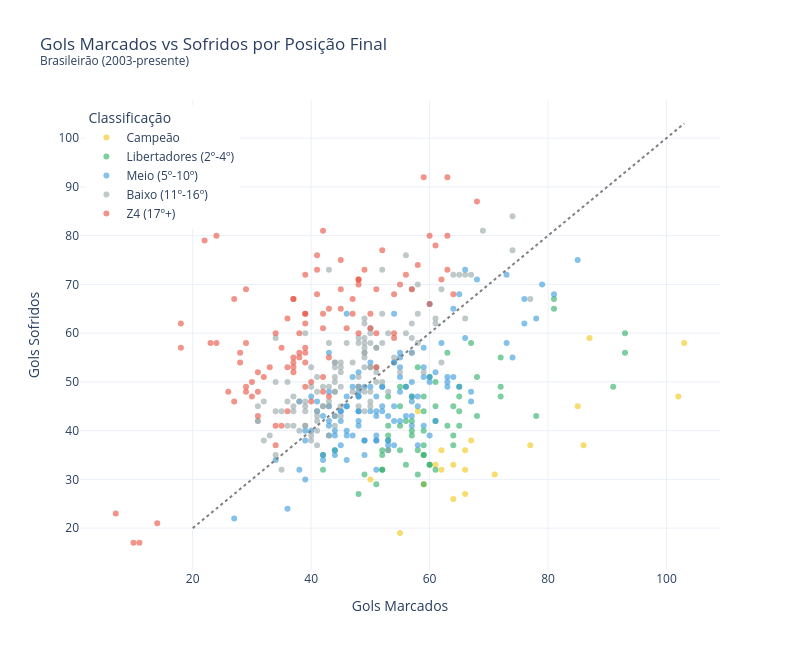

Here is the notebook cell this chart was saved with:
### Code cell
# SCATTER: Gols marcados vs sofridos colorido por posição
todos = []
for ano in sorted(df['ano'].unique()):
    df_s = df[df['ano'] == ano]
    if df_s['rodata'].max() < 30: continue
    classif = classificacao_completa(df_s)
    for c in classif:
        c['ano'] = ano
        c['time'] = c.pop(' time')
    todos.extend(classif)

df_all = pd.DataFrame(todos)

# Faixa de posição
def faixa(p):
    if p == 1: return 'Campe\u00e3o'
    elif p <= 4: return 'Libertadores (2\u00ba-4\u00ba)'
    elif p <= 10: return 'Meio (5\u00ba-10\u00ba)'
    elif p <= 16: return 'Baixo (11\u00ba-16\u00ba)'
    else: return 'Z4 (17\u00ba+)'

df_all['faixa'] = df_all['posicao'].apply(faixa)
df_all['faixa'] = pd.Categorical(df_all['faixa'], 
    ['Campe\u00e3o', 'Libertadores (2\u00ba-4\u00ba)', 'Meio (5\u00ba-10\u00ba)', 'Baixo (11\u00ba-16\u00ba)', 'Z4 (17\u00ba+)'])

fig = px.scatter(df_all, x='gols_pro', y='gols_contra',
                 color='faixa',
                 color_discrete_map={'Campe\u00e3o': '#f1c40f', 'Libertadores (2\u00ba-4\u00ba)': '#27ae60',
                                     'Meio (5\u00ba-10\u00ba)': '#3498db', 'Baixo (11\u00ba-16\u00ba)': '#95a5a6',
                                     'Z4 (17\u00ba+)': '#e74c3c'},
                 hover_data=['time', 'ano', 'pontos', 'posicao'],
                 opacity=0.6,
                 title='Gols Marcados vs Sofridos por Posi\u00e7\u00e3o Final<br><sup>Brasileir\u00e3o (2003-presente)</sup>',
                 labels={'gols_pro': 'Gols Marcados', 'gols_contra': 'Gols Sofridos', 'faixa': 'Classifica\u00e7\u00e3o'})

# Linha diagonal (saldo = 0)
max_g = max(df_all['gols_pro'].max(), df_all['gols_contra'].max())
fig.add_trace(go.Scatter(x=[20, max_g], y=[20, max_g],
                          mode='lines', line=dict(color='gray', dash='dot'),
                          name='Saldo = 0', showlegend=False))

fig.update_layout(template='plotly_white', width=800, height=650,
                  legend=dict(x=0.01, y=0.99))

fig.show()
fig.write_html('../charts/scatter_gols.html', include_plotlyjs='cdn')
print('Gr\u00e1fico exportado: charts/scatter_gols.html')

### Figure 1 — Plotly figure (JSON) as saved in the notebook; plotly's stock layout.template omitted (floating-point values rounded to 4 significant figures; data arrays with more than 128 entries replaced by an {"elided": "..."} marker saying what was removed)
{"data": [{"customdata": [["Cruzeiro", 2003, 100, 1], ["Santos", 2004, 89, 1], ["Corinthians", 2005, 81, 1], ["Sao Paulo", 2006, 78, 1], ["Sao Paulo", 2007, 77, 1], ["Sao Paulo", 2008, 75, 1], ["Flamengo", 2009, 67, 1], ["Fluminense", 2010, 71, 1], ["Corinthians", 2011, 71, 1], ["Fluminense", 2012, 77, 1], ["Cruzeiro", 2013, 76, 1], ["Cruzeiro", 2014, 80, 1], ["Corinthians", 2015, 81, 1], ["Palmeiras", 2016, 80, 1], ["Corinthians", 2017, 72, 1], ["Palmeiras", 2018, 80, 1], ["Flamengo", 2019, 90, 1], ["Atletico-MG", 2021, 103, 1], ["Palmeiras", 2022, 81, 1], ["Palmeiras", 2023, 70, 1], ["Botafogo-RJ", 2024, 79, 1]], "hovertemplate": "Classificação=Campeão<br>Gols Marcados=%{x}<br>Gols Sofridos=%{y}<br>time=%{customdata[0]}<br>ano=%{customdata[1]}<br>pontos=%{customdata[2]}<br>posicao=%{customdata[3]}<extra></extra>", "legendgroup": "Campeão", "marker": {"color": "#f1c40f", "opacity": 0.6, "symbol": "circle"}, "mode": "markers", "name": "Campeão", "orientation": "v", "showlegend": true, "type": "scatter", "x": [102, 103, 87, 66, 55, 66, 58, 62, 53, 61, 77, 67, 71, 62, 50, 64, 86, 85, 66, 64, 59], "xaxis": "x", "y": [47, 58, 59, 32, 19, 36, 44, 36, 36, 33, 37, 38, 31, 32, 30, 26, 37, 45, 27, 33, 29], "yaxis": "y"}, {"customdata": {"elided": "63x4 mixed values"}, "hovertemplate": "Classificação=Libertadores (2º-4º)<br>Gols Marcados=%{x}<br>Gols Sofridos=%{y}<br>time=%{customdata[0]}<br>ano=%{customdata[1]}<br>pontos=%{customdata[2]}<br>posicao=%{customdata[3]}<extra></extra>", "legendgroup": "Libertadores (2º-4º)", "marker": {"color": "#27ae60", "opacity": 0.6, "symbol": "circle"}, "mode": "markers", "name": "Libertadores (2º-4º)", "orientation": "v", "showlegend": true, "type": "scatter", "x": [93, 81, 67, 93, 78, 72, 72, 68, 81, 52, 64, 58, 57, 55, 57, 59, 59, 55, 65, 57, 58, 53, 65, 68, 57, 60, 59, 64, 56, 59, 42, 65, 55, 59, 53, 49, 65, 52, 53, 59, 52, 61, 61, 42, 55, 59, 51, 48, 60, 61, 64, 91, 72, 56, 58, 63, 44, 63, 52, 56, 60, 61, 53], "xaxis": "x", "y": [60, 67, 58, 56, 43, 47, 49, 51, 65, 36, 45, 36, 47, 49, 39, 35, 44, 45, 44, 42, 53, 38, 41, 43, 40, 51, 47, 37, 33, 37, 35, 49, 41, 40, 41, 31, 47, 32, 47, 35, 35, 50, 45, 32, 36, 29, 29, 27, 33, 32, 39, 49, 55, 49, 31, 41, 36, 56, 32, 42, 33, 42, 39], "yaxis": "y"}, {"customdata": {"elided": "126x4 mixed values"}, "hovertemplate": "Classificação=Meio (5º-10º)<br>Gols Marcados=%{x}<br>Gols Sofridos=%{y}<br>time=%{customdata[0]}<br>ano=%{customdata[1]}<br>pontos=%{customdata[2]}<br>posicao=%{customdata[3]}<extra></extra>", "legendgroup": "Meio (5º-10º)", "marker": {"color": "#3498db", "opacity": 0.6, "symbol": "circle"}, "mode": "markers", "name": "Meio (5º-10º)", "orientation": "v", "showlegend": true, "type": "scatter", "x": [76, 53, 59, 66, 78, 85, 65, 54, 81, 60, 66, 65, 79, 76, 59, 73, 57, 68, 56, 57, 52, 63, 41, 52, 73, 44, 48, 63, 62, 58, 67, 48, 51, 57, 55, 48, 58, 61, 55, 67, 64, 50, 43, 54, 48, 63, 54, 42, 57, 57, 46, 57, 52, 55, 45, 51, 60, 50, 47, 44, 59, 48, 51, 49, 39, 27, 51, 61, 36, 43, 42, 46, 39, 53, 59, 44, 60, 43, 43, 38, 48, 48, 41, 44, 47, 49, 40, 47, 52, 45, 46, 56, 54, 34, 38, 46, 51, 39, 44, 42, 50, 46, 74, 64, 55, 48, 54, 55, 60, 48, 45, 46, 55, 40, 58, 49, 51, 51, 46, 45, 53, 53, 54, 49, 43, 43], "xaxis": "x", "y": [62, 37, 57, 73, 63, 75, 49, 54, 68, 66, 59, 68, 70, 67, 51, 72, 56, 71, 49, 50, 44, 49, 46, 45, 58, 43, 47, 51, 58, 47, 48, 47, 44, 47, 48, 44, 45, 52, 56, 46, 65, 54, 45, 42, 41, 50, 54, 43, 43, 46, 45, 41, 49, 55, 44, 39, 50, 44, 51, 40, 53, 44, 38, 38, 40, 22, 38, 42, 24, 42, 35, 47, 38, 38, 41, 35, 51, 48, 39, 32, 42, 52, 44, 36, 39, 38, 47, 49, 49, 42, 34, 43, 37, 34, 46, 40, 32, 30, 39, 34, 49, 64, 55, 51, 51, 49, 64, 53, 39, 48, 37, 39, 42, 40, 37, 35, 47, 43, 45, 44, 36, 43, 45, 49, 41, 56], "yaxis": "y"}, {"customdata": {"elided": "126x4 mixed values"}, "hovertemplate": "Classificação=Baixo (11º-16º)<br>Gols Marcados=%{x}<br>Gols Sofridos=%{y}<br>time=%{customdata[0]}<br>ano=%{customdata[1]}<br>pontos=%{customdata[2]}<br>posicao=%{customdata[3]}<extra></extra>", "legendgroup": "Baixo (11º-16º)", "marker": {"color": "#95a5a6", "opacity": 0.6, "symbol": "circle"}, "mode": "markers", "name": "Baixo (11º-16º)", "orientation": "v", "showlegend": true, "type": "scatter", "x": [62, 67, 64, 57, 61, 74, 43, 57, 53, 69, 56, 52, 77, 74, 58, 66, 56, 65, 44, 52, 61, 44, 48, 58, 49, 51, 57, 54, 66, 49, 48, 50, 45, 49, 44, 44, 59, 58, 51, 42, 52, 49, 43, 35, 52, 41, 49, 51, 43, 49, 50, 43, 50, 48, 39, 44, 53, 37, 37, 39, 43, 50, 42, 37, 51, 49, 36, 38, 37, 42, 39, 34, 41, 45, 40, 34, 31, 36, 49, 48, 45, 49, 41, 51, 45, 50, 48, 50, 46, 50, 39, 32, 34, 34, 32, 41, 44, 39, 45, 38, 31, 36, 55, 49, 57, 43, 62, 41, 41, 44, 40, 49, 39, 31, 40, 40, 47, 35, 41, 50, 45, 47, 33, 44, 48, 44], "xaxis": "x", "y": [54, 72, 72, 69, 63, 77, 73, 59, 48, 81, 76, 73, 67, 84, 64, 72, 60, 72, 48, 50, 62, 54, 58, 70, 44, 50, 56, 55, 63, 62, 45, 61, 54, 48, 53, 54, 52, 58, 57, 49, 58, 56, 45, 44, 64, 44, 58, 57, 39, 57, 45, 49, 60, 51, 46, 51, 60, 44, 41, 41, 46, 46, 45, 45, 52, 63, 46, 40, 47, 45, 44, 59, 40, 53, 49, 44, 42, 50, 53, 49, 45, 55, 42, 53, 43, 48, 49, 53, 58, 58, 41, 46, 35, 50, 38, 48, 43, 45, 49, 46, 45, 41, 52, 56, 62, 58, 69, 37, 43, 41, 53, 59, 60, 42, 38, 39, 48, 32, 51, 53, 52, 54, 39, 50, 59, 48], "yaxis": "y"}, {"customdata": {"elided": "98x4 mixed values"}, "hovertemplate": "Classificação=Z4 (17º+)<br>Gols Marcados=%{x}<br>Gols Sofridos=%{y}<br>time=%{customdata[0]}<br>ano=%{customdata[1]}<br>pontos=%{customdata[2]}<br>posicao=%{customdata[3]}<extra></extra>", "legendgroup": "Z4 (17º+)", "marker": {"color": "#e74c3c", "opacity": 0.6, "symbol": "circle"}, "mode": "markers", "name": "Z4 (17º+)", "orientation": "v", "showlegend": true, "type": "scatter", "x": [50, 57, 63, 54, 52, 55, 58, 59, 64, 51, 60, 62, 61, 43, 68, 60, 54, 63, 51, 54, 63, 47, 45, 39, 37, 41, 40, 42, 43, 24, 49, 56, 48, 37, 48, 46, 48, 48, 42, 33, 41, 39, 38, 47, 51, 45, 39, 39, 37, 39, 43, 50, 37, 22, 37, 31, 31, 28, 38, 28, 39, 26, 35, 30, 45, 23, 42, 29, 37, 38, 35, 30, 36, 18, 27, 24, 31, 18, 32, 34, 36, 27, 14, 11, 10, 7, 34, 39, 34, 29, 39, 36, 41, 42, 40, 42, 29, 29], "xaxis": "x", "y": [64, 69, 73, 68, 77, 70, 74, 92, 68, 53, 66, 71, 78, 55, 87, 80, 60, 80, 60, 59, 92, 67, 65, 62, 53, 76, 50, 64, 65, 80, 73, 72, 70, 67, 60, 61, 71, 71, 48, 53, 68, 64, 55, 64, 69, 75, 56, 54, 67, 72, 47, 61, 55, 79, 54, 43, 48, 56, 60, 54, 49, 48, 41, 50, 69, 58, 51, 48, 52, 56, 57, 47, 63, 57, 46, 58, 52, 62, 51, 37, 44, 67, 21, 17, 17, 23, 41, 57, 60, 69, 64, 53, 73, 81, 46, 61, 58, 49], "yaxis": "y"}, {"line": {"color": "gray", "dash": "dot"}, "mode": "lines", "name": "Saldo = 0", "showlegend": false, "type": "scatter", "x": [20, 103], "y": [20, 103]}], "layout": {"height": 650, "legend": {"title": {"text": "Classificação"}, "tracegroupgap": 0, "x": 0.01, "y": 0.99}, "title": {"text": "Gols Marcados vs Sofridos por Posição Final<br><sup>Brasileirão (2003-presente)</sup>"}, "width": 800, "xaxis": {"anchor": "y", "domain": [0.0, 1.0], "title": {"text": "Gols Marcados"}}, "yaxis": {"anchor": "x", "domain": [0.0, 1.0], "title": {"text": "Gols Sofridos"}}}}
